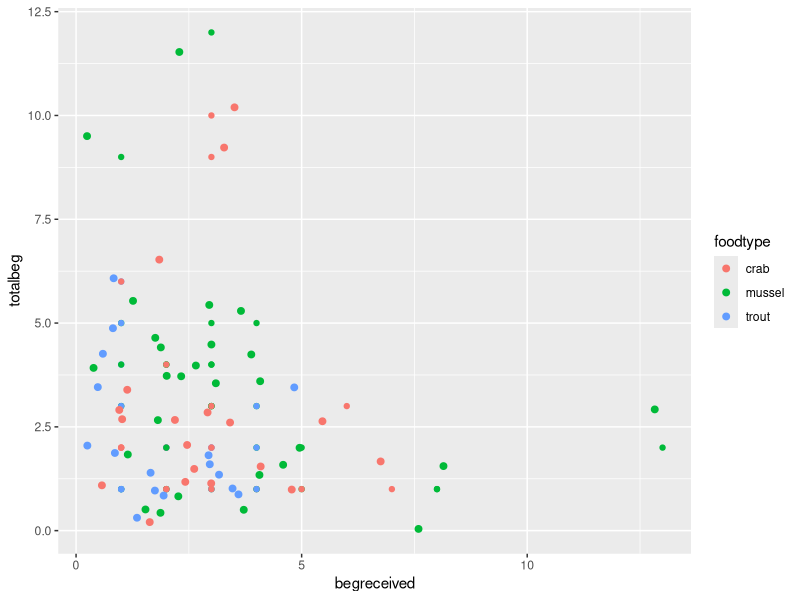
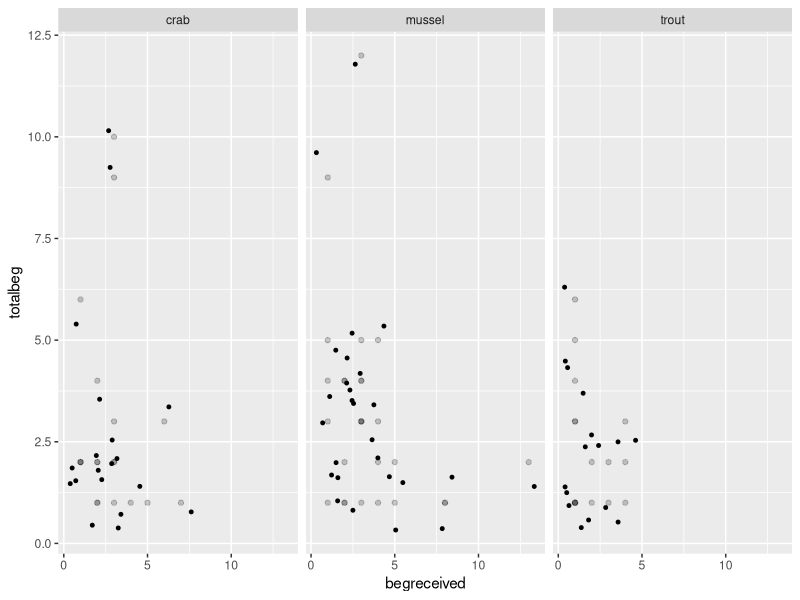
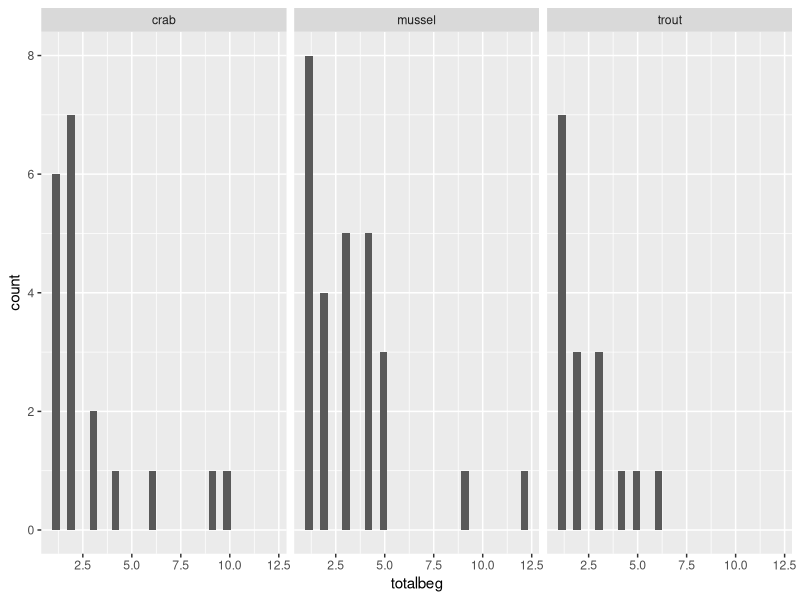
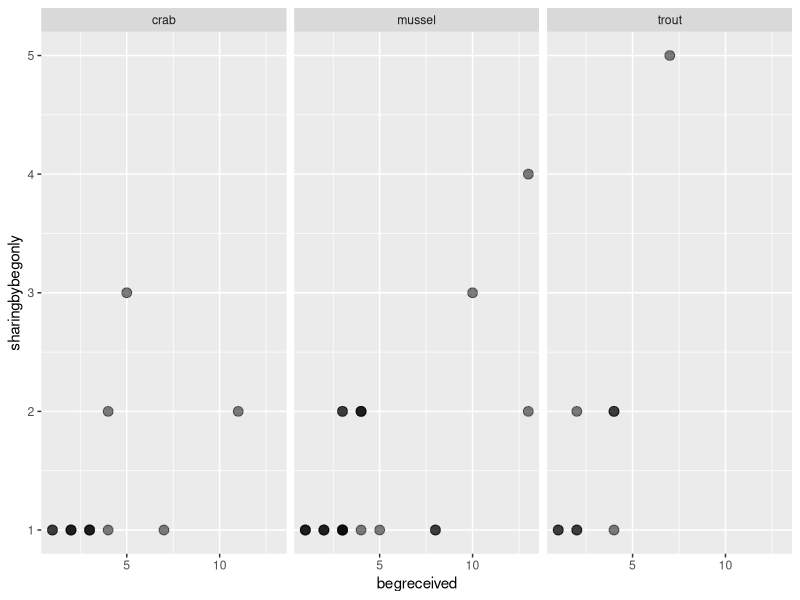

Recreate these plots in R, in order.
## ---- chunk 1
library(dplyr)
library(ggplot2)
## ---- chunk 2
otter_data <- read.csv("../data/Bowden-ParryOtterdata.csv")
head(otter_data)
## ---- chunk 3
begging <-   
  otter_data %>%
  filter(begreceived > 0, totalbeg > 0) %>% 
  select(foodtype, totalbeg, begreceived)

knitr::kable(head(begging))
## ---- chunk 4
ggplot(begging, aes(x = begreceived, y = totalbeg, color = foodtype)) +
  geom_point() +
  geom_jitter(size = 2, width = 1, height = 1)
  
## ---- chunk 5
ggplot(begging, aes(x = begreceived, y = totalbeg)) +
  geom_point(alpha = 0.2) +
  geom_jitter(size = 1, width = 0.7, height = 0.7) +
  facet_wrap(~foodtype)
  
## ---- chunk 6
ggplot(begging, aes(x = totalbeg)) +
  geom_histogram() +
  facet_wrap(~foodtype)
  
## ---- chunk 7
sharing <- 
  otter_data %>% 
  filter(begreceived > 0, sharingbybegonly > 0) %>% 
  select(begreceived, sharingbybegonly, foodtype)

knitr::kable(head(sharing))
## ---- chunk 8
ggplot(sharing, aes(x = begreceived, y = sharingbybegonly)) +
  geom_point(size = 3, alpha = 0.5) +
  facet_wrap(~foodtype)
  
